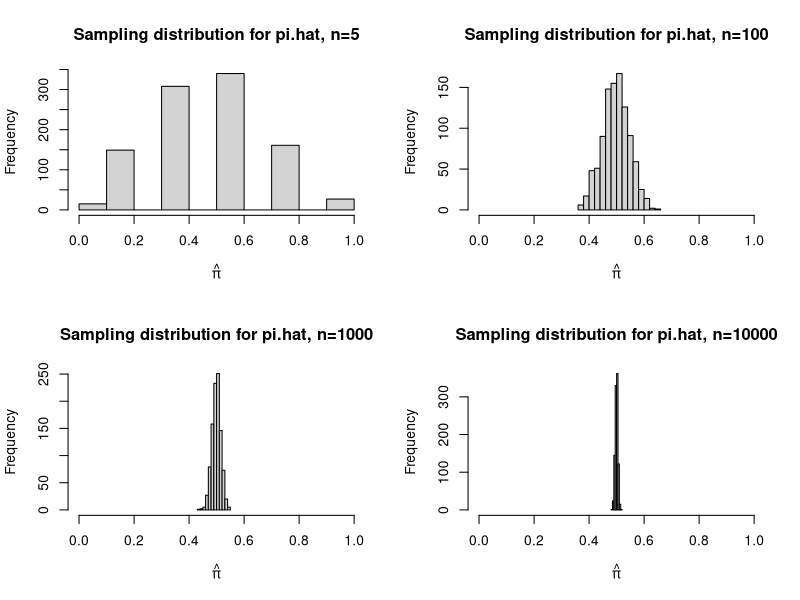

The R source for this figure:

##########################

##  Gov 50 PS 2

##  Sample code

##########################


## Problem 4

se5 <- .5/sqrt(5)
se100 <- .5/sqrt(100)
se1000 <- .5/sqrt(1000)
se10000 <- .5/sqrt(10000)

c(.5 - 2*se5, .5 + 2*se5)
c(.5 - 2*se100, .5 + 2*se100)
c(.5 - 2*se1000, .5 + 2*se1000)
c(.5 - 2*se10000, .5 + 2*se10000)

## Part b

means5 <- replicate(1000, mean(rbinom(5, 1, .5)))
means100 <- replicate(1000, mean(rbinom(100, 1, .5)))
means1000 <- replicate(1000, mean(rbinom(1000, 1, .5)))
means10000 <- replicate(1000, mean(rbinom(10000, 1, .5)))

mean(means5 > .5 - 2*se5 & means5 < .5 + 2*se5)
mean(means100 > .5 - 2*se100 & means100 < .5 + 2*se100)
mean(means1000 > .5 - 2*se1000 & means1000 < .5 + 2*se1000)
mean(means10000 > .5 - 2*se10000 & means10000 < .5 + 2*se10000)

## Part c

par(mfrow=c(2,2))
hist(means5, xlim=c(0,1), main="Sampling distribution for pi.hat, n=5", xlab=expression(hat(pi)))
hist(means100, xlim=c(0,1), main="Sampling distribution for pi.hat, n=100", xlab=expression(hat(pi)))
hist(means1000, xlim=c(0,1), main="Sampling distribution for pi.hat, n=1000", xlab=expression(hat(pi)))
hist(means10000, xlim=c(0,1), main="Sampling distribution for pi.hat, n=10000", xlab=expression(hat(pi)))



## Problem 5

1 - pnorm(2.5)
1 - pnorm(42, 37, 6)
dbinom(10, 10, .75)
qunif((1 - .43), 0, 2)
pnorm(6,3, 2) - pnorm(4, 3, 2)
